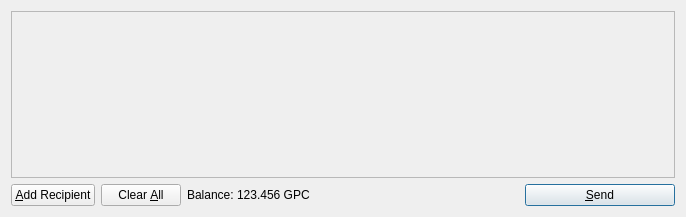
<?xml version="1.0" encoding="UTF-8"?>
<ui version="4.0">
 <class>SendCoinsDialog</class>
 <widget class="QDialog" name="SendCoinsDialog">
  <property name="geometry">
   <rect>
    <x>0</x>
    <y>0</y>
    <width>686</width>
    <height>217</height>
   </rect>
  </property>
  <property name="windowTitle">
   <string>Send Coins</string>
  </property>
  <layout class="QVBoxLayout" name="verticalLayout">
   <item>
    <widget class="QScrollArea" name="scrollArea">
     <property name="widgetResizable">
      <bool>true</bool>
     </property>
     <widget class="QWidget" name="scrollAreaWidgetContents">
      <property name="geometry">
       <rect>
        <x>0</x>
        <y>0</y>
        <width>666</width>
        <height>165</height>
       </rect>
      </property>
      <layout class="QVBoxLayout" name="verticalLayout_2">
       <property name="margin">
        <number>0</number>
       </property>
       <item>
        <layout class="QVBoxLayout" name="entries">
         <property name="spacing">
          <number>6</number>
         </property>
        </layout>
       </item>
       <item>
        <spacer name="verticalSpacer">
         <property name="orientation">
          <enum>Qt::Vertical</enum>
         </property>
         <property name="sizeHint" stdset="0">
          <size>
           <width>20</width>
           <height>40</height>
          </size>
         </property>
        </spacer>
       </item>
      </layout>
     </widget>
    </widget>
   </item>
   <item>
    <layout class="QHBoxLayout" name="horizontalLayout">
     <item>
      <widget class="QPushButton" name="addButton">
       <property name="toolTip">
        <string>Send to multiple recipients at once</string>
       </property>
       <property name="text">
        <string>&amp;Add Recipient</string>
       </property>
       <property name="icon">
        <iconset resource="../bitcoin.qrc">
         <normaloff>:/icons/add</normaloff>:/icons/add</iconset>
       </property>
       <property name="autoDefault">
        <bool>false</bool>
       </property>
      </widget>
     </item>
     <item>
      <widget class="QPushButton" name="clearButton">
       <property name="sizePolicy">
        <sizepolicy hsizetype="Minimum" vsizetype="Fixed">
         <horstretch>0</horstretch>
         <verstretch>0</verstretch>
        </sizepolicy>
       </property>
       <property name="toolTip">
        <string>Remove all transaction fields</string>
       </property>
       <property name="text">
        <string>Clear &amp;All</string>
       </property>
       <property name="icon">
        <iconset resource="../bitcoin.qrc">
         <normaloff>:/icons/remove</normaloff>:/icons/remove</iconset>
       </property>
       <property name="autoRepeatDelay">
        <number>300</number>
       </property>
       <property name="autoDefault">
        <bool>false</bool>
       </property>
      </widget>
     </item>
     <item>
      <layout class="QHBoxLayout" name="horizontalLayout_2">
       <property name="spacing">
        <number>3</number>
       </property>
       <item>
        <widget class="QLabel" name="label">
         <property name="text">
          <string>Balance:</string>
         </property>
        </widget>
       </item>
       <item>
        <widget class="QLabel" name="labelBalance">
         <property name="cursor">
          <cursorShape>IBeamCursor</cursorShape>
         </property>
         <property name="text">
          <string>123.456 GPC</string>
         </property>
         <property name="textInteractionFlags">
          <set>Qt::LinksAccessibleByMouse|Qt::TextSelectableByKeyboard|Qt::TextSelectableByMouse</set>
         </property>
        </widget>
       </item>
      </layout>
     </item>
     <item>
      <spacer name="horizontalSpacer">
       <property name="orientation">
        <enum>Qt::Horizontal</enum>
       </property>
       <property name="sizeHint" stdset="0">
        <size>
         <width>40</width>
         <height>20</height>
        </size>
       </property>
      </spacer>
     </item>
     <item>
      <widget class="QPushButton" name="sendButton">
       <property name="minimumSize">
        <size>
         <width>150</width>
         <height>0</height>
        </size>
       </property>
       <property name="toolTip">
        <string>Confirm the send action</string>
       </property>
       <property name="text">
        <string>&amp;Send</string>
       </property>
       <property name="icon">
        <iconset resource="../bitcoin.qrc">
         <normaloff>:/icons/send</normaloff>:/icons/send</iconset>
       </property>
       <property name="default">
        <bool>true</bool>
       </property>
      </widget>
     </item>
    </layout>
   </item>
  </layout>
 </widget>
 <resources>
  <include location="../bitcoin.qrc"/>
 </resources>
 <connections/>
</ui>
